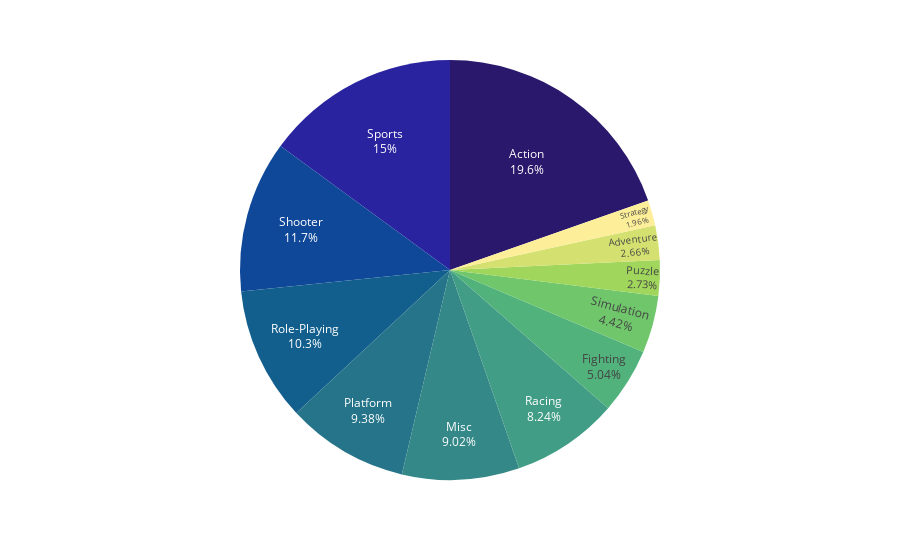

The notebook cell saved with this chart:
### Code cell
# 게임장르별 출고량 비율
fig = px.pie(total_gr, values='Total', names='Genre',
             color_discrete_sequence=px.colors.sequential.haline,
             labels={'Genre':'Total'})
fig.update_traces(textposition='inside', textinfo='percent+label')
fig.update_layout(showlegend=False)
fig.show()

### Figure 1 — Plotly figure (JSON) as saved in the notebook; plotly's stock layout.template omitted (floating-point values rounded to 4 significant figures)
{"data": [{"domain": {"x": [0, 1], "y": [0, 1]}, "hovertemplate": "Total=%{value}<extra></extra>", "labels": ["Action", "Sports", "Shooter", "Role-Playing", "Platform", "Misc", "Racing", "Fighting", "Simulation", "Puzzle", "Adventure", "Strategy"], "legendgroup": "", "name": "", "showlegend": true, "textinfo": "percent+label", "textposition": "inside", "type": "pie", "values": [1732.0, 1319.0, 1030.0, 909.0, 828.0, 795.8, 726.6, 444.3, 389.6, 241.2, 234.4, 173.3]}], "layout": {"legend": {"tracegroupgap": 0}, "margin": {"t": 60}, "piecolorway": ["rgb(41, 24, 107)", "rgb(42, 35, 160)", "rgb(15, 71, 153)", "rgb(18, 95, 142)", "rgb(38, 116, 137)", "rgb(53, 136, 136)", "rgb(65, 157, 133)", "rgb(81, 178, 124)", "rgb(111, 198, 107)", "rgb(160, 214, 91)", "rgb(212, 225, 112)", "rgb(253, 238, 153)"], "showlegend": false}}
